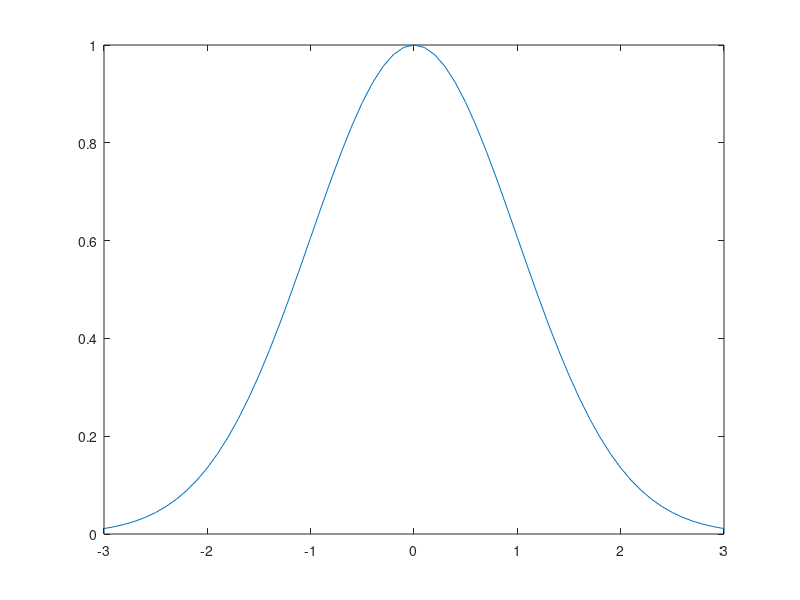

MATLAB code to generate this figure:
clear; close all; clc;

x = [-3:.1:3];
y = @(x) normpdf(x,0,1) ./  normpdf(0,0,1);

plot(x,y(x))

y(0)
y(1)
y(2)
y(3)
y(4)
y(5)
y(6)
